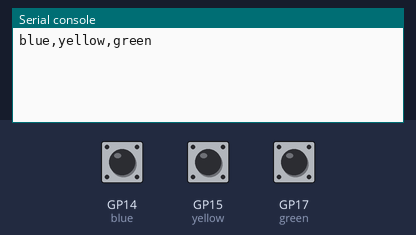
Simulated run of this program. Board: Raspberry Pi Pico running CircuitPython. On the bench: the last lines printed to the serial console. Inputs (shaded band) come from the test bench; at power-on: GP14 (blue) HIGH, GP15 (yellow) HIGH, GP17 (green) HIGH.

Above: at 1.2 s.
1.3 s: GP14 (blue) pulled LOW for 0.15 s
At 1.43 s:
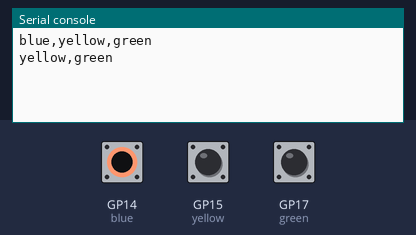
2.9 s: GP15 (yellow) pulled LOW for 0.15 s
At 3.04 s:
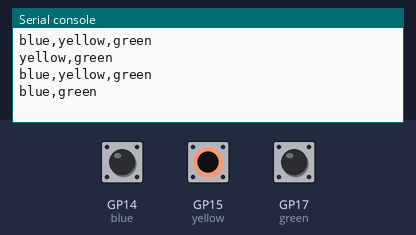
4.5 s: GP17 (green) pulled LOW for 0.15 s
At 4.64 s:
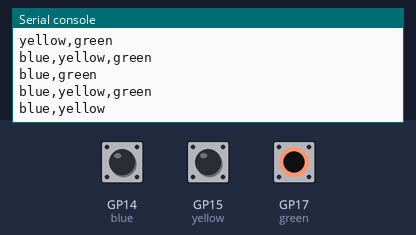
6.1 s: GP14 (blue) driven LOW and GP15 (yellow) driven LOW
At 6.6 s:
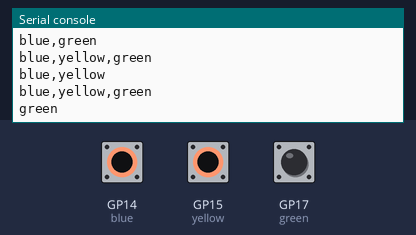
7.6 s: GP15 (yellow) driven HIGH and GP17 (green) driven LOW
At 9.0 s:
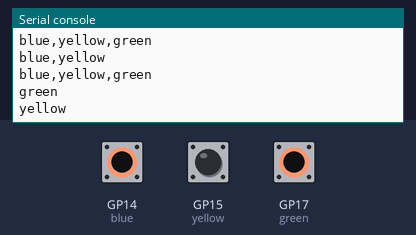

The program:

code.py
```python
import time
import board
from digitalio import DigitalInOut, Direction, Pull

BUTTONS = {
    "blue": DigitalInOut(board.GP14),
    "yellow": DigitalInOut(board.GP15),
    "green": DigitalInOut(board.GP17),
}

for button in BUTTONS.values():
    button.direction = Direction.INPUT
    button.pull = Pull.UP

last_pressed = ()

while True:
    pressed_buttons = tuple(
        name for name, button in BUTTONS.items() if button.value
    )

    if pressed_buttons and pressed_buttons != last_pressed:
        print(",".join(pressed_buttons))
        last_pressed = pressed_buttons
    elif not pressed_buttons:
        last_pressed = ()

    time.sleep(0.05)
```

Measured:
- after the input at 1.3 s, the serial console: prints a new line at once (image 1)
- after the input at 2.9 s, the serial console: prints a new line at once (image 2)
- after the input at 4.5 s, the serial console: prints a new line at once (image 3)
- after the input at 6.1 s, the serial console: prints a new line at once (image 4)
- after the input at 7.6 s, the serial console: prints a new line at once (image 5)
